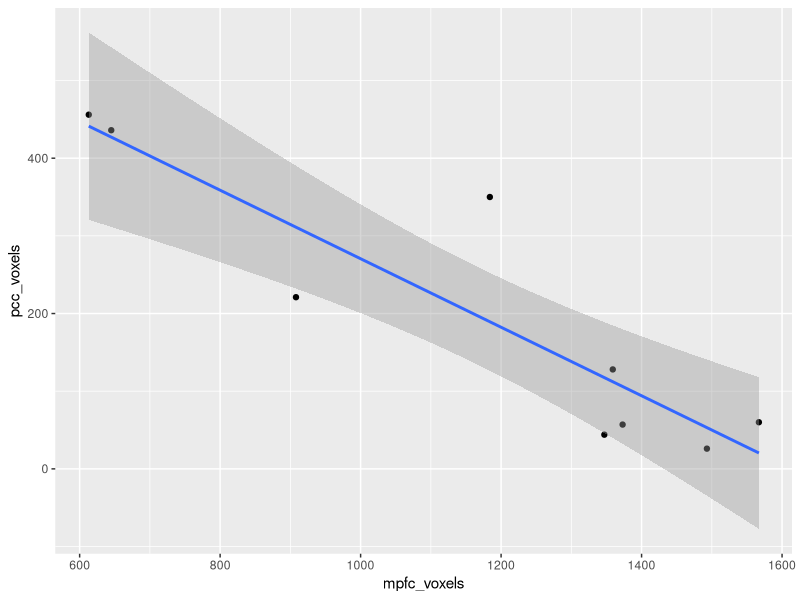

The R source for this figure:
## ---- chunk 1
knitr::opts_chunk$set(echo = TRUE)
## ---- chunk 2

library(ggplot2)
df = read.csv('rtbanda_mpfc_pcc_voxel_counts.csv')


ggplot(df, aes(x = mpfc_voxels, y = pcc_voxels)) +
    geom_point() + 
    geom_smooth(method = 'lm')


cor.test(df$mpfc_voxels, df$pcc_voxels)
